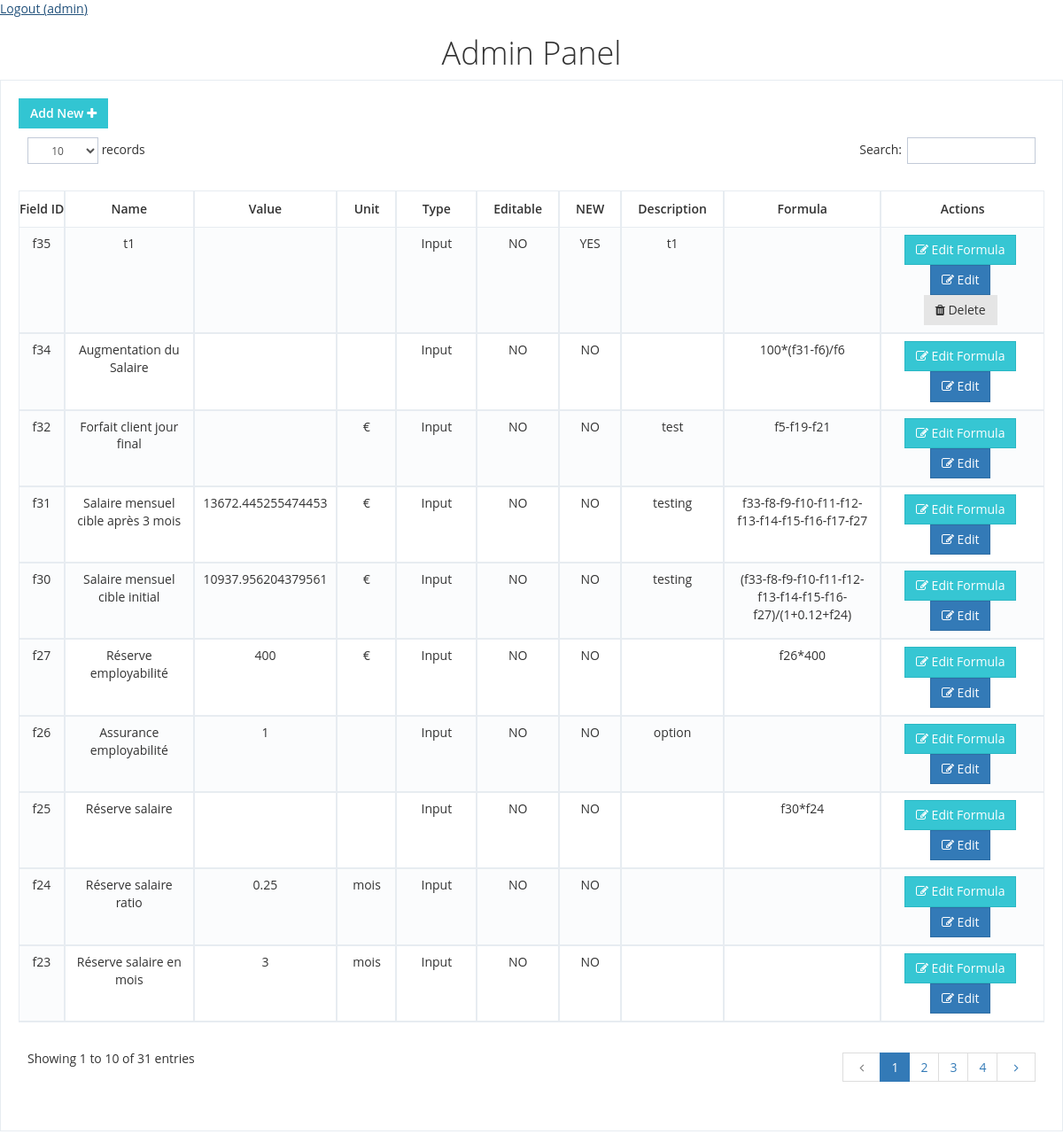
Screenshot of /admin.php (signed in) with the database file from the repository.
### tables this page shows
CREATE TABLE `users`  (
  `username` varchar(255) NOT NULL,
  `password` varchar(255) NULL DEFAULT NULL,
  `role` varchar(255) NULL DEFAULT NULL,
  PRIMARY KEY (`username`) USING BTREE
);

CREATE TABLE `fields`  (
  `id` int(11) NOT NULL AUTO_INCREMENT,
  `field_id` varchar(255) NULL DEFAULT NULL,
  `field_label` varchar(255) NULL DEFAULT NULL,
  `value` varchar(255) NULL DEFAULT NULL,
  `unit` varchar(255) NULL DEFAULT NULL,
  `type` int(11) NULL DEFAULT 0,
  `description` longtext NULL,
  `new_field` tinyint(1) NULL DEFAULT 1,
  `editable` tinyint(1) NULL DEFAULT 0,
  PRIMARY KEY (`id`) USING BTREE,
  INDEX `type`(`type`) USING BTREE,
  FULLTEXT INDEX `description`(`value`)
);

CREATE TABLE `formulas`  (
  `id` int(11) NOT NULL AUTO_INCREMENT,
  `field_id` varchar(255) NULL DEFAULT NULL,
  `formula` text NULL,
  PRIMARY KEY (`id`) USING BTREE
);

### session.php (called while the page is built, shortened)
<?php
$user = load_session_user();
$login_user = $user['username'];

### admin.php (the view, shortened to what this page needs)
<?php
    include('session.php');
    $field_list = mysqli_query($db, 'SELECT a.id, a.field_id, a.field_label, a.value, a.unit, a.type, a.editable, a.new_field, a.description, b.formula FROM fields a LEFT JOIN formulas b ON a.field_id = b.field_id ORDER BY field_id DESC');
?>
<body>
    <section>
        <a href="./logout.php">Logout (<?php echo h($login_user); ?>)</a>
    </section>
    <section>
        <h1>Admin Panel</h1>
    </section>
    <section>
        <div class="portlet light bordered">
            <div class="portlet-body">
                <div class="btn-group">
                    <a class="btn sbold green add_new"> Add New <i class="fa fa-plus"></i></a>
                </div>
                <table class="table table-striped table-bordered table-hover table-checkable order-column"
                    id="field_list">
                    <thead>
                        <tr>
                            <th>Field ID</th>
                            <th>Name</th>
                            <th>Value</th>
                            <th>Unit</th>
                            <th>Type</th>
                            <th>Editable</th>
                            <th>NEW</th>
                            <th>Description</th>
                            <th>Formula</th>
                            <th>Actions</th>
                        </tr>
                    </thead>
                    <tbody>
                        <?php
                            if ($field_list) {
                            while ($row = mysqli_fetch_assoc($field_list)) {
                        ?>
                        <tr class="odd gradeX">
                            <td><?php echo h($row['field_id']); ?></td>
                            <td><?php echo h($row['field_label']); ?></td>
                            <td><?php echo h($row['value']); ?></td>
                            <td><?php echo h($row['unit']); ?></td>
                            <td><?php echo $row['type'] ? 'Dropdown' : 'Input'; ?></td>
                            <td><?php echo $row['editable'] ? 'YES' : 'NO'; ?></td>
                            <td><?php echo $row['new_field'] ? 'YES' : 'NO'; ?></td>
                            <td><?php echo h($row['description']); ?></td>
                            <td><?php echo h($row['formula']); ?></td>
                            <td>
                                <a class="btn btn-success editformula" attr_id="<?php echo h($row['field_id']); ?>">
                                    <i class="fa fa-edit"></i> Edit Formula
                                </a>
                                <a class="btn btn-primary medit" class="edit_dialog" attr_id="<?php echo (int)$row['id']; ?>">
                                    <i class="fa fa-edit"></i> Edit
                                </a>
                                <?php if ($row['new_field']) { ?>
                                <a class="btn grey delete" attr_id="<?php echo (int)$row['id']; ?>" data-toggle="modal" href="#mdelete">
                                    <i class="fa fa-trash"></i> Delete
                                </a>
                                <?php } ?>
                            </td>
                        </tr>
                        <?php
                            }
                            }
                        ?>
                    </tbody>
                </table>
            </div>
        </div>
    </section>
</body>
<link href="./bootstrap/css/bootstrap.min.css" rel="stylesheet" type="text/css" />
<link href="./bootstrap/css/datatables.min.css" rel="stylesheet" type="text/css" />
<link href="./bootstrap/css/components.min.css" rel="stylesheet" id="style_components" type="text/css" />
<link href="./bootstrap/css/plugins.min.css" rel="stylesheet" type="text/css" />

### css/style.css (style rules this page uses)
body { margin: 0; margin-bottom: 20px; padding: 0; color: #747474; font-family: Arial, Helvetica, sans-serif; }
@media screen and (max-width: 1200px) { body { margin: 0 20px; } }

### admin.php (style rules this page uses)
th, td { text-align: center; }
h1 { text-align: center; }

### rows the page displays
users: username "admin"
fields: field "f35", field_label "t1", type "Input", editable "NO", new_field "YES", description "t1"
formulas: fields.field_id "f34", fields.field_label "Augmentation du Salaire", shows "NO", formula "100*(f31-f6)/f6"
formulas: fields.field_id "f32", fields.field_label "Forfait client jour final", fields.unit "€", shows "NO", fields.description "test", formula "f5-f19-f21"
formulas: fields.field_id "f31", fields.field_label "Salaire mensuel cible après 3 mois", fields.value "13672.445255474453", fields.unit "€", shows "NO", fields.description "testing", formula "f33-f8-f9-f10-f11-f12-f13-f14-f15-f16-f17-f27"
formulas: fields.field_id "f30", fields.field_label "Salaire mensuel cible initial", fields.value "10937.956204379561", fields.unit "€", shows "NO", fields.description "testing", formula "(f33-f8-f9-f10-f11-f12-f13-f14-f15-f16-f27)/(1+0.12+f24)"
formulas: fields.field_id "f27", fields.field_label "Réserve employabilité", fields.value "400", fields.unit "€", shows "NO", formula "f26*400"
fields: field "f26", field_label "Assurance employabilité", value "1", type "Input", editable "NO", new_field "NO", description "option"
formulas: fields.field_id "f25", fields.field_label "Réserve salaire", shows "NO", formula "f30*f24"
fields: field "f24", field_label "Réserve salaire ratio", value "0.25", unit "mois", type "Input", editable "NO", new_field "NO"
fields: field "f23", field_label "Réserve salaire en mois", value "3", unit "mois", type "Input", editable "NO", new_field "NO"
